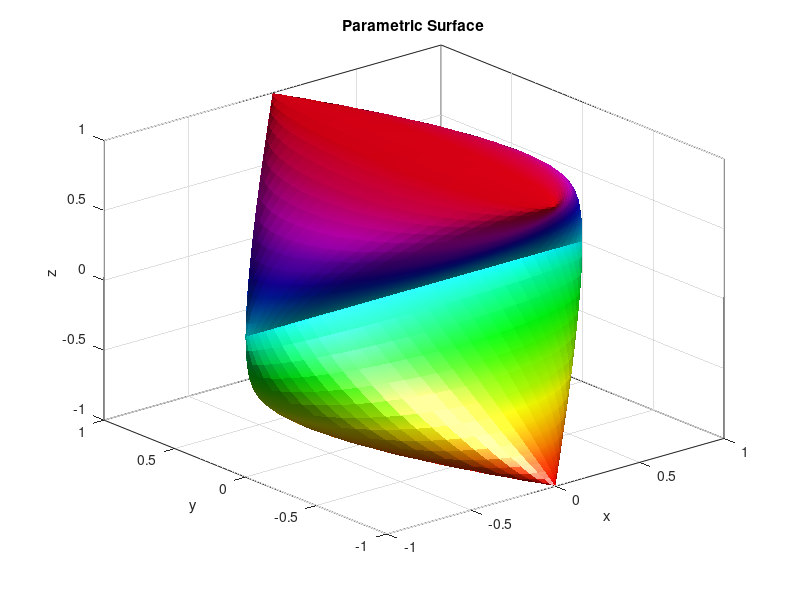

MATLAB code to generate this figure:
u = 0 : (2 * pi) / 64 : 2 * pi;
v = 0 : (2 * pi) / 64 : 2 * pi;

[U, V] = meshgrid(u, v);
surf(cos(U) .* cos(V), sin(U) .* sin(V), sin(V));
shading interp;
colormap(hsv);
camlight();
view(-40, 28);

xlabel('x');
ylabel('y');
zlabel('z');
title('Parametric Surface');
box on